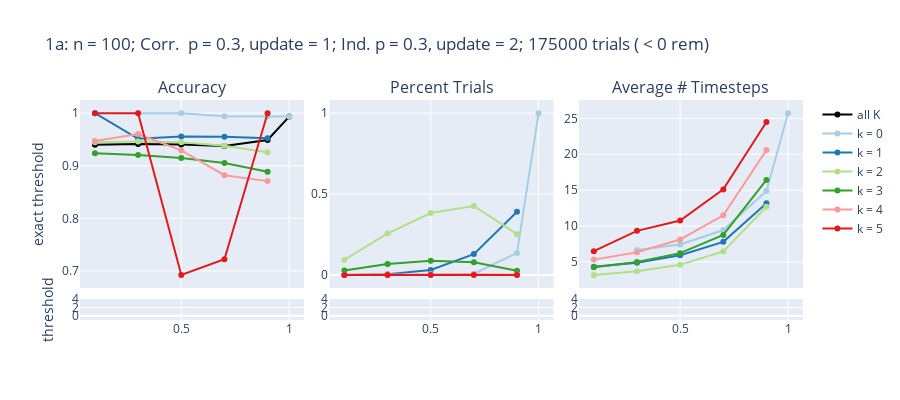
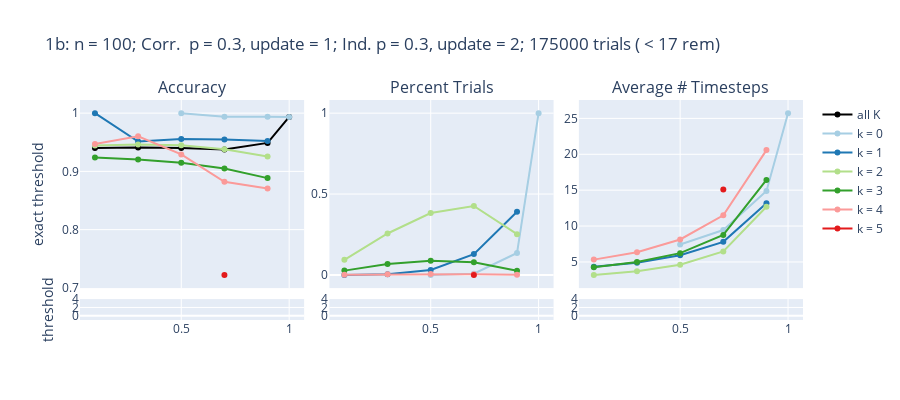
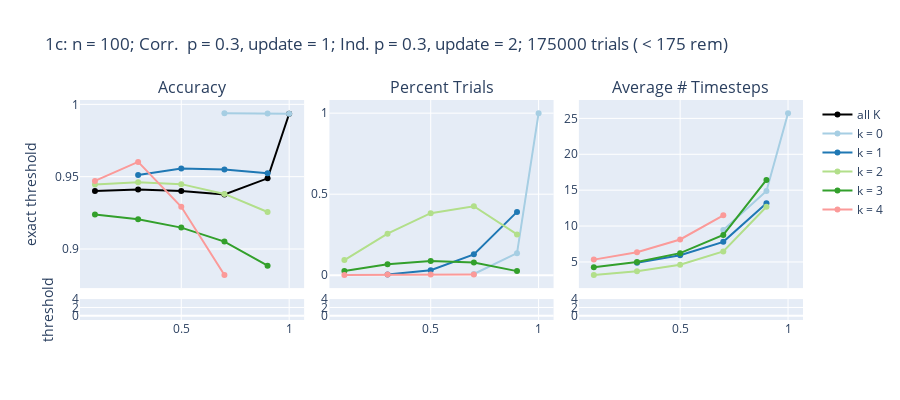
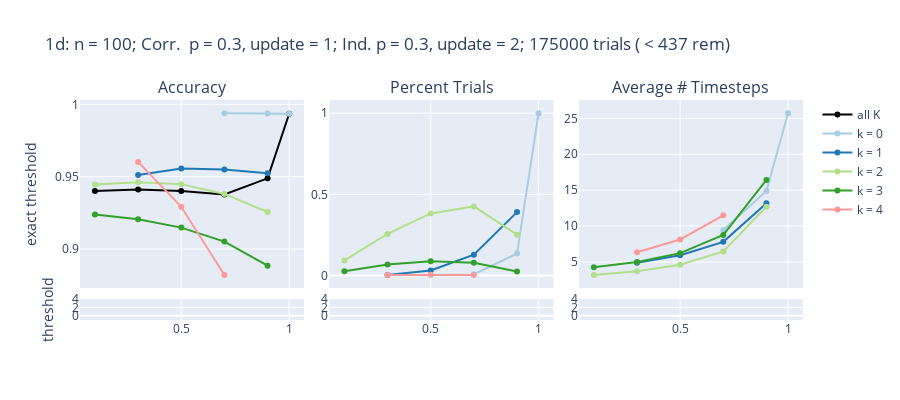

Source (notebook cell) for these figures, in order:
### Markdown cell above
# 1) Should we show all data? What about data with very few trials?
Graphs:
- 1a: no data points removed
- 1b: data points with fewer than 17 trials removed (.01 %)
- 1c: fewer than 175 removed (0.1 %)
- 1d: fewer than 437 removed (0.25 %)
- 1e: fewer than 875 removed (0.5 %)
- 1f: fewer than 1750 removed (1.0 %)

Question: In displaying later graphs, should we remove datapoints for clarity? If so, how should we threshold?

### Code cell
import numpy as np
n = 100; mc = 1; m1c = 2; pc = .3
tK = 10
cls = getcolors(sns.color_palette('Paired',tK))

plotKsplit(n,th, mc, m1c , pc, pc, topK=tK, colors =cls , which = which, graphNum = "1a")
plotKsplit(n,th, mc, m1c , pc, pc, topK=tK, colors = cls, which = which, 
           remove = 10**(-4), graphNum = "1b")
plotKsplit(n,th, mc, m1c , pc, pc, topK=tK, colors = cls, which = which, 
          remove = 10**(-3), graphNum = " 1c")
plotKsplit(n,th, mc, m1c , pc, pc, topK=tK, colors = cls, which = which, 
          remove = .0025, graphNum = " 1d")
plotKsplit(n,th, mc, m1c , pc, pc, topK=tK, colors = cls, which = which,
          remove = .005, graphNum = "1e")
plotKsplit(n,th, mc, m1c , pc, pc, topK=tK, colors = cls, which = which,
          remove = 10**(-2), graphNum = "1f")
